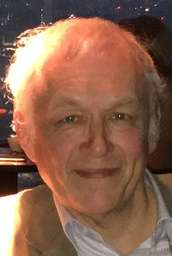
#> input picture src/16 Scientific Libraries/04 SciKitImage/images/chris.jpg, 172 x 256 px, shrunk from 450 x 670 before the run
$ python 04.more_edge_detection.py
#> lines starting #> are read from the running program, lines starting #| are printed output that depends on the picture
'''
More Edge Detection
===================
This example shows what you can do with edge detection.  This is edge detection on an image of me, where I vary
some edge detection parameters.

To allow us to see multiple attempts, I've set MatPlotLib to "interactive on":
            plt.ion()
'''

import os, sys
import numpy as np
import scipy.ndimage as nd
import matplotlib.pyplot as plt
import skimage.io as io
import skimage.morphology as morphology
import skimage.feature as feature
from PIL import Image
import time


def doit(image, sigma, threshold, spread, dt):
    low = threshold / 256.0
    high = (threshold + spread) / 256.0
    set_title(f"sigma={sigma} low={low*256} high={high*256}")
    edges = feature.canny(image, sigma=sigma, low_threshold=low, high_threshold=high)
    plt.imshow(edges, cmap=plt.cm.gray) #    plt.show()
    plt.draw()
    plt.pause(0.001)
    time.sleep(dt)

def set_title(title):
    figure = plt.gcf()
    figure.canvas.manager.set_window_title(title)

def load_image(infilename):
    img = Image.open(infilename)
    img.load()
    data = np.asarray( img, dtype="int32" )
    return data

set_title("original image")
image = io.imread("images/chris.jpg")
#> image is the input picture: shape (256, 172, 3); mean R, G, B 136.7, 97.4, 77.2
plt.imshow(image, interpolation = "none")
plt.show()

plt.ion()
image = load_image("images/chris.jpg")
image = image / 256.0
image = image[:,:,0]
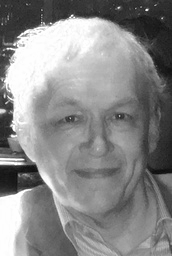
#> image: shape (256, 172) float64; min 0.0508, max 0.996, mean 0.534

for sigma in [3, 2]:
    for threshold in range(20, 40, 2):
        for spread in range(0, 6, 2):
            doit(image, sigma, threshold, spread, dt=0.1)
#> this loop made 2 passes
#> pass 1, in doit, `edges = feature.canny(image, sigma=sigma, low_threshold=low, high_thre..`:
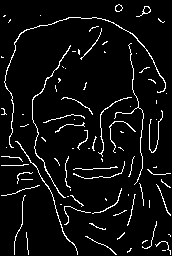
#> edges: shape (256, 172) bool; 5.8% white in thin lines or dots
#> pass 1, in doit (call 3), `edges = feature.canny(image, sigma=sigma, low_threshold=low, high_thre..`:
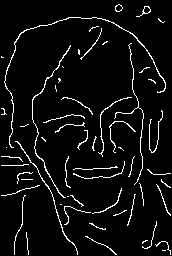
#> edges: shape (256, 172) bool; 5.5% white in thin lines or dots
#> pass 1, in doit (call 4), `edges = feature.canny(image, sigma=sigma, low_threshold=low, high_thre..`:
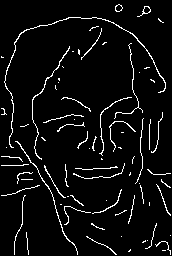
#> edges: shape (256, 172) bool; 5.3% white in thin lines or dots
#> pass 1, in doit (call 15), `plt.pause(0.001)`:
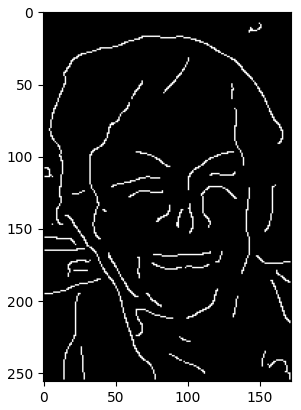
#> figure drawn by matplotlib, 1 panel
#> pass 2, in doit (call 31), `plt.pause(0.001)`:
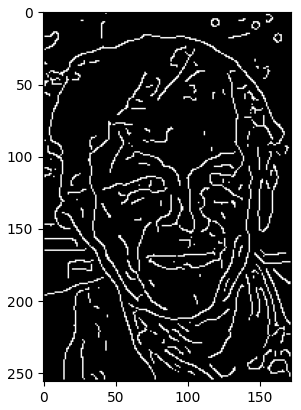
#> figure drawn by matplotlib, 1 panel
#> pass 2, in doit (call 40), `plt.pause(0.001)`:
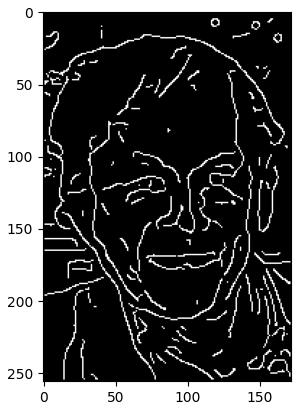
#> figure drawn by matplotlib, 1 panel
plt.ioff()
